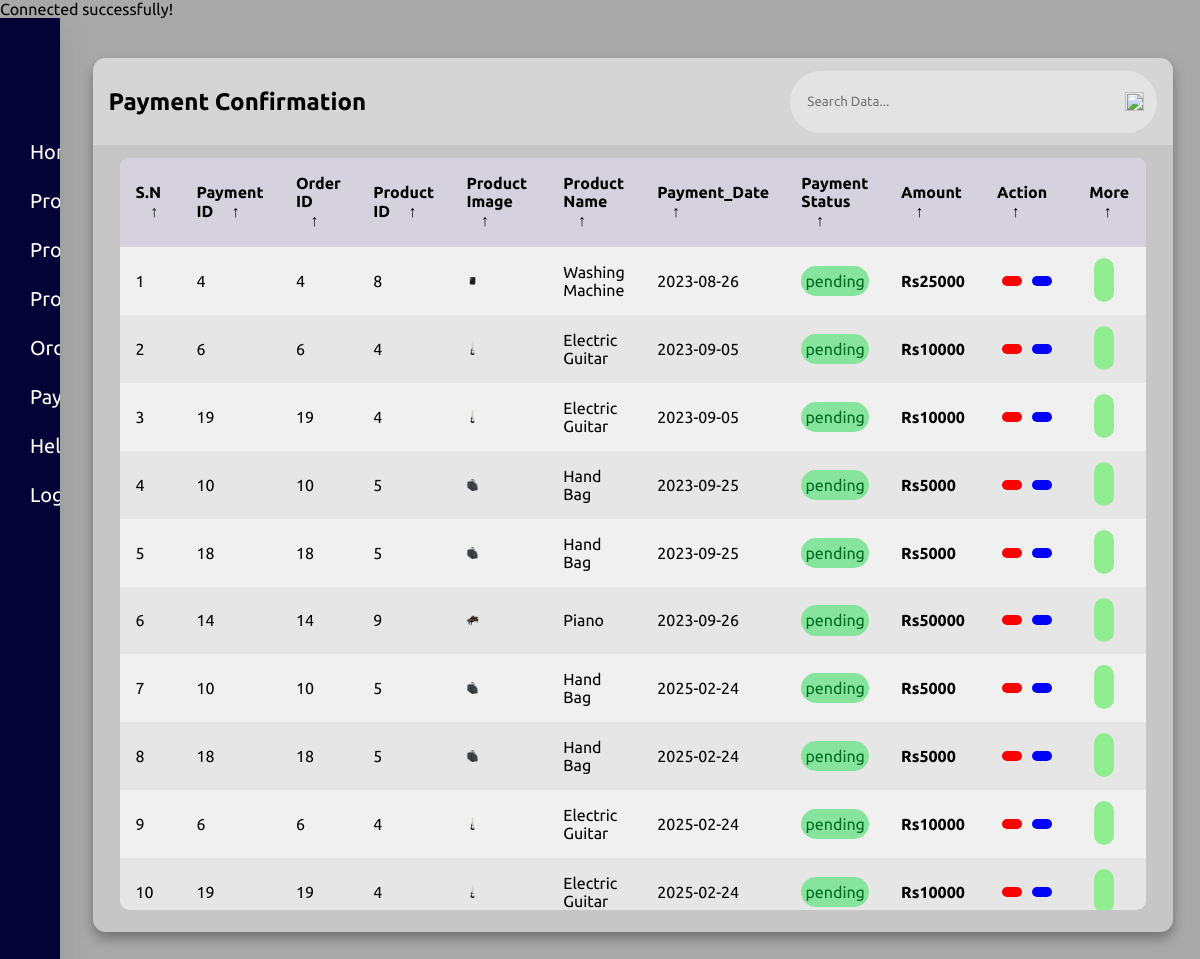
Page /userpayment.php (signed in) on the committed database.
### tables this page shows
CREATE TABLE `paymenttable` (
  `payment_id` int(11) NOT NULL,
  `order_id` int(11) NOT NULL,
  `payment_status` varchar(100) NOT NULL DEFAULT 'pending',
  `Product_id` int(11) NOT NULL
);

CREATE TABLE `productdetails` (
  `Product_id` int(11) NOT NULL,
  `user_id` int(11) NOT NULL,
  `product_name` varchar(100) NOT NULL,
  `category_name` varchar(100) NOT NULL,
  `product_price` varchar(500) NOT NULL,
  `product_image` varchar(300) NOT NULL,
  `product_age` varchar(10) NOT NULL,
  `product_bio` varchar(500) NOT NULL,
  `sell_status` varchar(100) NOT NULL DEFAULT 'pending',
  `display_home` int(1) NOT NULL DEFAULT 1
);

CREATE TABLE `ordertable` (
  `order_id` int(11) NOT NULL,
  `Product_id` int(11) NOT NULL,
  `order_date` varchar(100) NOT NULL,
  `payment_status` varchar(11) NOT NULL DEFAULT 'pending',
  `user_id` int(11) NOT NULL,
  `customer_id` int(11) NOT NULL
);

### userpayment.php (the view, shortened to what this page needs)
<?php
include('php/connector.php');
$userid = $_SESSION['user_id'];
?>
<!DOCTYPE html>
<html lang="en">
<head>
    <link rel="stylesheet" href="css/orderlist.css">
    <link rel="stylesheet" href="view/app/usermenu.css">
</head>
<body>
    <div class="adminmain-container" style="max-width:100%;">
        <div class="menudiv"><?php include("view/app/usermenu.php") ?></div>
        <div class="dashdiv">
            <main class="table">
                <section class="table__header">
                    <h1>Payment Confirmation</h1>
                    <div class="input-group">
                        <input type="search" placeholder="Search Data...">
                        <img src="images/search.png" alt="">
                    </div>
                    <?PHP $sn=1; ?>
                </section>
                <section class="table__body">
                    <table>
                        <thead>
                            <tr>
                                <th>S.N <span class="icon-arrow">&UpArrow;</span></th>
                                <th>Payment ID <span class="icon-arrow">&UpArrow;</span></th>
                                <th> Order ID <span class="icon-arrow">&UpArrow;</span></th>
                                <th> Product ID <span class="icon-arrow">&UpArrow;</span></th>
                                <th> Product Image <span class="icon-arrow">&UpArrow;</span></th>
                                <th> Product Name <span class="icon-arrow">&UpArrow;</span></th>
                                <th> Payment_Date <span class="icon-arrow">&UpArrow;</span></th>
                                <th> Payment Status <span class="icon-arrow">&UpArrow;</span></th>
                                <th> Amount <span class="icon-arrow">&UpArrow;</span></th>
                                <th id="action"> Action <span class="icon-arrow">&UpArrow;</span></th>
                                <th> More<span class="icon-arrow">&UpArrow;</span></th>
                            </tr>
                        </thead>
                        <tbody>
                            <?php
                            $sql = "SELECT * FROM  ordertable od JOIN productdetails pd ON od.Product_id=pd.Product_id JOIN paymenttable pt ON pd.Product_id=pt.Product_id WHERE od.user_id=$userid ";
                            $r = mysqli_query($con, $sql);
                            while ($data = mysqli_fetch_assoc($r)) {
                            ?>
                                <tr>
                                    <td> <?php echo $sn ?> </td>
                                    <td> <?php echo $data['payment_id'] ?> </td>
                                    <td> <?php echo $data['order_id'] ?> </td>
                                    <td> <?php echo $data['Product_id'] ?> </td>
                                    <td> <img src="<?php echo $data['product_image'] ?>" alt=""></td>
                                    <td> <?php echo $data['product_name'] ?></td>
                                    <td> <?php echo $data['order_date'] ?> </td>
                                    <td>
                                        <p class="status delivered"><?php echo $data['payment_status'] ?></p>
                                    </td>
                                    <td> <strong> Rs<?php echo $data['product_price'] ?> </strong></td>
                                    <div class="btndiv">
                                        <?php $order_id = $data['order_id'];
                                        $confirmation_status = $data['payment_status'];
                                        $status_text = ($confirmation_status == 'Confirmed'||$confirmation_status == 'Rejected')? 'Completed' : '<a href="#" onclick="show1(' . $order_id . ')" class="pbtn_1"><ion-icon name="checkmark-circle-outline"></ion-icon></a><a href="#" onclick="show2(' . $order_id . ')" class="pbtn_2"><ion-icon name="close-circle-outline"></ion-icon></a>';
                                        echo '<td id="action" class="pbtn" style="height:100%;">';
                                        echo '<div class="btndiv">';
                                        echo $status_text;
                                        echo '</div>';
                                        echo '</td>';
                                        ?>
                                    </div>
                                    <?php
                                    $order_id = $data['order_id'];
                                    ?>
                                    <td>
                                        <a class="view" href="productcard_order.php?orderid= <?php echo $order_id ?>"><ion-icon name="eye-outline"></ion-icon></a>
                                    </td>
                                </tr>
                                <?php $sn++ ?>
                            <?php } ?>
                        </tbody>
                    </table>
                </section>
            </main>
        </div>
    </div>
<!DOCTYPE html>
<html>
<head>
</head>
<body>
</body>
</html>
</body>
</html>

### css/orderlist.css (style rules this page uses)
* { margin: 0; padding: 0; box-sizing: border-box; font-family: sans-serif; }
body { min-height: 100vh; background-color: rgba(128, 128, 128, 0.676) }
main.table { margin: 40px auto; width: 90vw; height: 90vh; background-color: #fff5; box-shadow: 0 .4rem .8rem #0005; border-radius: .8rem; overflow: hidden; }
.table__header { width: 100%; height: 10%; background-color: #fff4; padding: .8rem 1rem; display: flex; justify-content: space-between; align-items: center; }
.table__header .input-group { width: 35%; height: 100%; background-color: #fff5; padding: 0 .8rem; border-radius: 2rem; display: flex; justify-content: center; align-items: center; transition: .2s; }
.table__header .input-group img { width: 1.2rem; height: 1.2rem; }
.table__header .input-group input { width: 100%; padding: 0 .5rem 0 .3rem; background-color: transparent; border: none; outline: none; }
.table__body { width: 95%; max-height: calc(89% - 1.6rem); background-color: #fffb; margin: .8rem auto; border-radius: .6rem; overflow: auto; overflow: overlay; }
table { width: 100%; }
td img { width: 20%; margin-right: .5rem; vertical-align: middle; }
table, th, td { border-collapse: collapse; padding: 1rem; text-align: left; }
thead th { position: sticky; top: 0; left: 0; background-color: #d5d1defe; cursor: pointer; text-transform: capitalize; }
tbody tr:nth-child(even) { background-color: #0000000b; }
tbody tr { --delay: .1s; transition: .5s ease-in-out var(--delay), background-color 0s; }
tbody tr td, tbody tr td p, tbody tr td img { transition: .2s ease-in-out; }
.status { padding: .4rem 0; border-radius: 2rem; text-align: center; }
.status.delivered { background-color: #86e49d; color: #006b21; }
thead th span.icon-arrow { display: inline-block; width: 1.3rem; height: 1.3rem; border-radius: 50%; border: 1.4px solid transparent; text-align: center; font-size: 1rem; margin-left: .5rem; transition: .2s ease-in-out; }
* { margin:0px; padding:0px; font-family: 'Barlow', sans-serif; font-family: 'Lato', sans-serif; font-family: 'Roboto', sans-serif; font-family: 'Ubuntu', sans-serif; }
.adminmain-container { display:flex; max-width: 100%; }
.dashdiv { flex:1; margin-left: 65px; }
.menudiv { position:fixed; z-index: 999; width: 200px; }

### view/app/usermenu.css (style rules this page uses)
* { margin:0px; padding:0px; font-family: 'Barlow', sans-serif; font-family: 'Lato', sans-serif; font-family: 'Roboto', sans-serif; font-family: 'Ubuntu', sans-serif; }

### userpayment.php (style rules this page uses)
.adminmain-container { display: flex; max-width: 100%; }
.dashdiv { flex: 1; margin-left: 65px; }
.menudiv { position: fixed; z-index: 999; width: 200px; }
.btndiv { display: flex; margin-top: auto; justify-content: center; align-items: center; }
.pbtn_1 { text-decoration: none; border: none; background-color: red; padding: 5px 10px; font-size: 26px; border-radius: 10px; color: white; margin: 5px; }
.pbtn_2 { text-decoration: none; border: none; background-color: blue; padding: 5px 10px; font-size: 26px; border-radius: 10px; color: white; margin: 5px; }
.view { text-decoration: none; border: none; background-color: lightgreen; padding: 5px 10px; font-size: 30px; text-align: center; border-radius: 10px; color: white; margin: 5px; }
* { margin: 0px; padding: 0px; font-family: 'Barlow', sans-serif; font-family: 'Lato', sans-serif; font-family: 'Roboto', sans-serif; font-family: 'Ubuntu', sans-serif; }

### rows in the picture
paymenttable: payment_id "4", order "4", Product "8", Product.product_image (picture), Product.product_name "Washing Machine", order.order_date "2023-08-26", payment_status "pending", Product.product_price "25000"
paymenttable: payment_id "6", order "6", Product "4", Product.product_image (picture), Product.product_name "Electric Guitar", order.order_date "2023-09-05", payment_status "pending", Product.product_price "10000", ordertable.order_date "2025-02-24"
paymenttable: payment_id "19", order "19", Product "4", Product.product_image (picture), Product.product_name "Electric Guitar", ordertable.order_date "2023-09-05", payment_status "pending", Product.product_price "10000", order.order_date "2025-02-24"
paymenttable: payment_id "10", order "10", Product "5", Product.product_image (picture), Product.product_name "Hand Bag", order.order_date "2023-09-25", payment_status "pending", Product.product_price "5000", ordertable.order_date "2025-02-24"
paymenttable: payment_id "18", order "18", Product "5", Product.product_image (picture), Product.product_name "Hand Bag", ordertable.order_date "2023-09-25", payment_status "pending", Product.product_price "5000", order.order_date "2025-02-24"
paymenttable: payment_id "14", order "14", Product "9", Product.product_image (picture), Product.product_name "Piano", order.order_date "2023-09-26", payment_status "pending", Product.product_price "50000"
